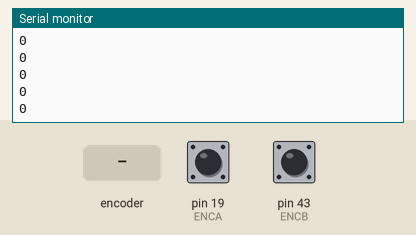
Recording of a sketch running on a simulated Arduino Mega 2560, built with avr-gcc and run on an emulated ATmega2560. Shown: the last lines printed to the serial monitor. The test bench sets the inputs (shaded band); at power-on: pin 19 (ENCA) HIGH, pin 43 (ENCB) HIGH.

Above: at 1.2 s.
1.3 s: rotary encoder on pin 19 (ENCA) / pin 43 (ENCB) turned 1 step (first pin leading)
At 2.3 s:
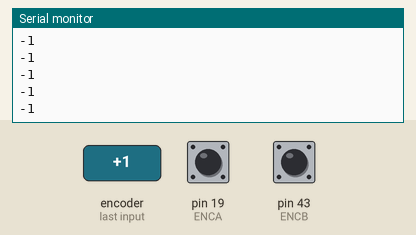
3.0 s: rotary encoder on pin 19 (ENCA) / pin 43 (ENCB) turned 1 step (first pin leading)
At 3.8 s:
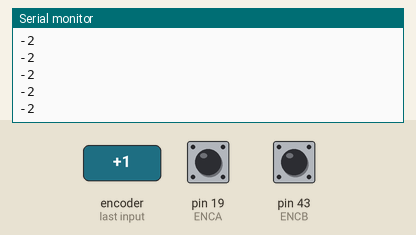
Timing chart, 0 to 6.0 s (numbered marks = the images above; inputs shaded):
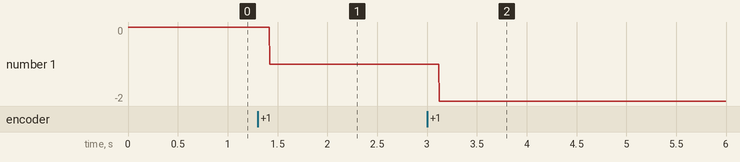

Measured:
- after the input at 1.3 s, the serial monitor: prints a new line after 0.12 s (image 1)
- after the input at 3.0 s, the serial monitor: prints a new line after 0.12 s (image 2)
- plotted number 1: 0 → -1 after the input at 1.3 s, -1 → -2 after the input at 3.0 s

The sketch:

position_measuring.ino
```cpp
#define ENCA 19
#define ENCB 43

#define PWM_PIN 4
#define IN1 51
#define IN2 49

int pos = 0;

void setup() {
  Serial.begin(9600);
  pinMode(ENCA, INPUT);
  pinMode(ENCB, INPUT);
  attachInterrupt(digitalPinToInterrupt(ENCA), readEncoder, RISING);
}

void loop() {
//  setMotor(1, 50, PWM_PIN, IN1, IN2);
//  delay(1000);
//  Serial.println(pos);
//  setMotor(-1, 50, PWM_PIN, IN1, IN2);
//  delay(1000);
//  Serial.println(pos);
//  setMotor(0, 50, PWM_PIN, IN1, IN2);
//  delay(1000);
  Serial.println(pos);

}


void readEncoder(){
  int b = digitalRead(ENCB);
  if (b > 0) ++pos;
  else --pos;
}

void setMotor(int dir, int pwmVal, int pwmPin, int in1, int in2){
  analogWrite(pwmPin, pwmVal);
  if (dir == 1){
    digitalWrite(in1, HIGH);
    digitalWrite(in2, LOW);
  } else if (dir == -1){
    digitalWrite(in1, LOW);
    digitalWrite(in2, HIGH);
  } else {
    digitalWrite(in1, LOW);
    digitalWrite(in2, LOW);
  }
}
```
